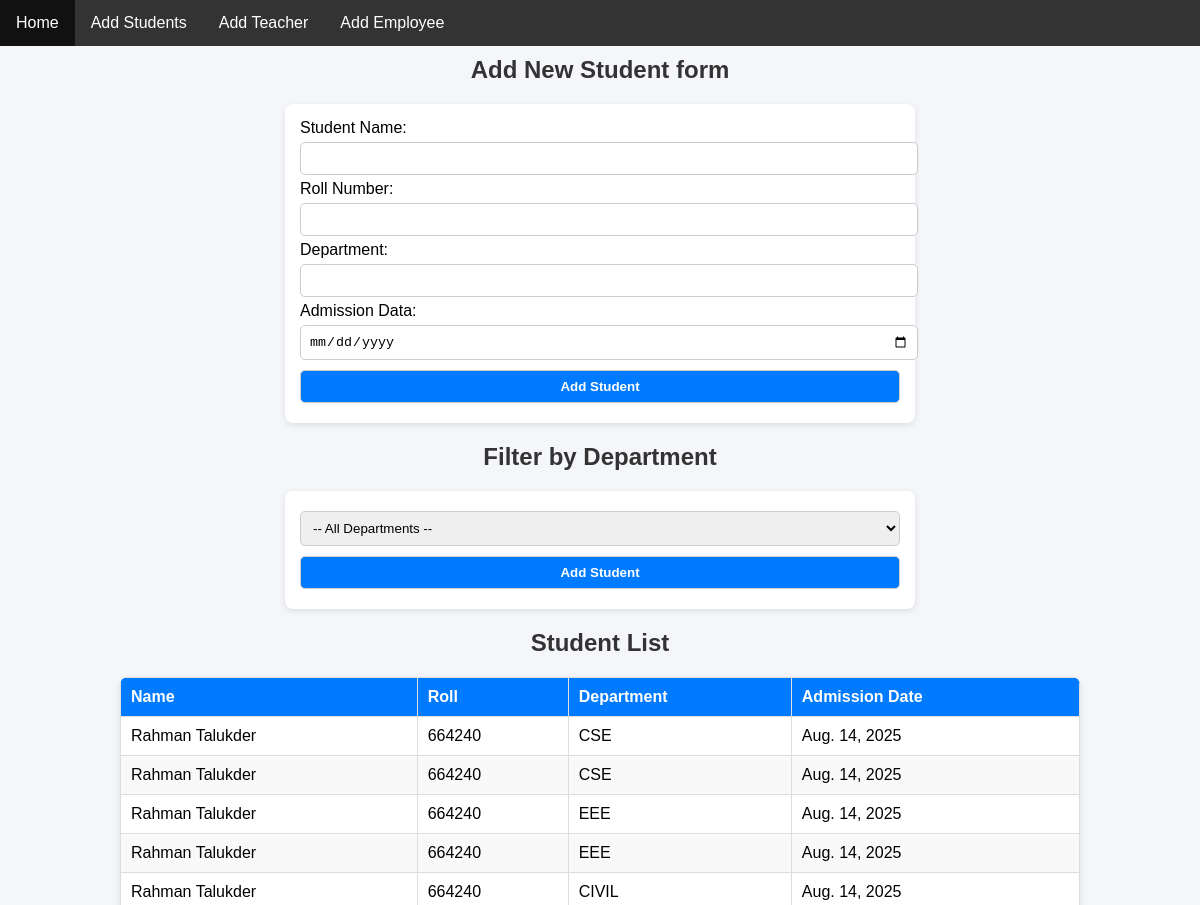
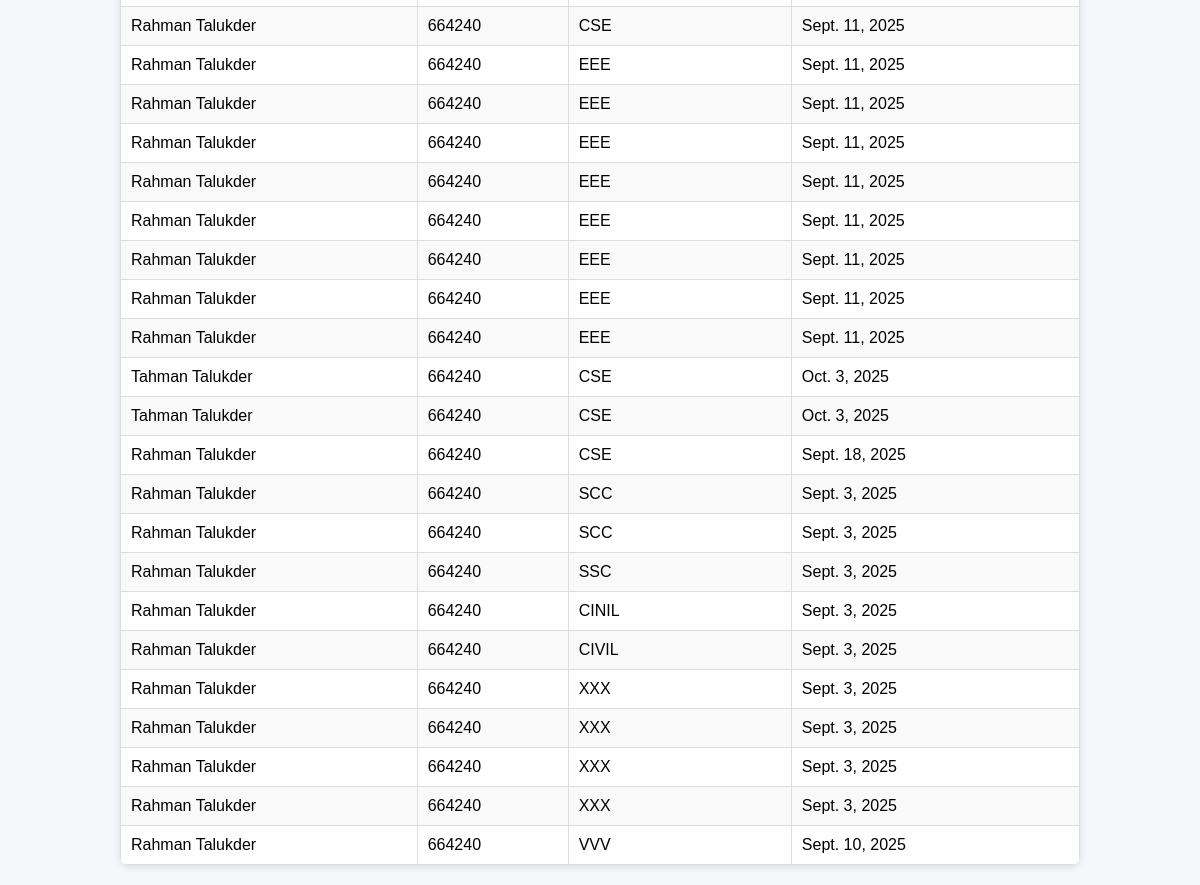
Page /StudentPages on the committed database (2 pictures, top to bottom).
### myapp/models.py (models this page shows)
class StudentModel(models.Model):
    name=models.CharField(max_length=50,null=True)
    department=models.CharField(max_length=50,null=True)
    roll=models.IntegerField(max_length=50,null=True)
    Admission=models.DateField(null=True)

### myapp/views.py (the view, shortened to what this page needs)
# urls.py: path('StudentPages',StudentPages,name="StudentPages"),
def StudentPages(request):
    department = StudentModel.objects.values_list("department", flat=True).distinct()
    selected_department = request.GET.get("department")
    if selected_department:
        student = StudentModel.objects.filter(department=selected_department)
    else:
        student = StudentModel.objects.all()
    context = {
        'student': student,
        'department': department,
        'selected_department': selected_department,
    }
    return render(request, "StudentPages.html", context)

### Templates/StudentPages.html (shortened to what this page needs)
<!DOCTYPE html>
<html lang="en">
<head>
</head>
<body>
{% include "navbar.html"%}
  <h2>Add New Student form </h2>
  <form method="POST">
    <lebel fro="">Student Name:</lebel>
    <input type="text" name="name" required>
    <lebel fro="">Roll Number:</lebel>
    <input type="text" name="roll" required>
    <lebel fro="">Department:</lebel>
    <input type="text" name="Department"  required>
    <lebel fro="">Admission Data:</lebel>
    <input type="date" name="Admission" required>
    <button type="submit">Add Student</button>
  </form>
  <h2>Filter by Department</h2>
  <form method="GET">
    <select name="department" ">
      <option value="">-- All Departments --</option>
    </select>
    <button type="submit">Add Student</button>
  </form>
  <h2>Student List</h2>
  <table>
    <thead>
      <tr>
        <th>Name</th>
        <th>Roll</th>
        <th>Department</th>
        <th>Admission Date</th>
      </tr>
    </thead>
    <tbody>
      {% for s in student %}
      <tr>
        <td>{{ s.name }}</td>
        <td>{{ s.roll }}</td>
        <td>{{ s.department }}</td>
        <td>{{ s.Admission }}</td>
      </tr>
      {% endfor %}
    </tbody>
  </table>
</body>
</html>

### Templates/navbar.html
<ul>
  <li><a href="{% url 'DashboardPages'%}">Home</a></li>
  <li><a href="{% url 'StudentPages' %}">Add Students</a></li>
  <li><a href="{% url 'TeacherPages' %}">Add Teacher</a></li>
  <li><a href="{% url 'emlpoyeePages' %}"">Add Employee</a></li>
</ul>

### Templates/StudentPages.html (style rules this page uses)
body { font-family: Arial, sans-serif; background-color: #f4f6f9; margin: 0; padding: 20px; text-align: center; }
h2 { margin-bottom: 10px; color: #333; }
form { background: #fff; padding: 15px; border-radius: 8px; box-shadow: 0 2px 6px rgba(0,0,0,0.1); margin: 20px auto; width: 50%; text-align: left; }
form input, form select, form button { padding: 8px; margin: 5px 0; width: 100%; border: 1px solid #ccc; border-radius: 5px; }
form button { background: #007bff; color: white; font-weight: bold; cursor: pointer; }
table { width: 80%; border-collapse: collapse; background: #fff; margin: 20px auto; border-radius: 8px; overflow: hidden; box-shadow: 0 2px 6px rgba(0,0,0,0.1); }
th, td { border: 1px solid #ddd; padding: 10px; text-align: left; }
th { background: #007bff; color: white; }
tr:nth-child(even) { background: #f9f9f9; }
body { margin: 0; padding: 0; }
h2, p { margin: 10px; }
ul { list-style-type: none; margin: 0; padding: 0; overflow: hidden; background-color: #333333; }
ul li { float: left; }
ul li a { display: block; color: white; text-align: center; padding: 14px 16px; text-decoration: none; }

### rows in the picture
StudentModel: name "Rahman Talukder", roll "664240", department "CSE", Admission "Aug. 14, 2025"
StudentModel: name "Rahman Talukder", roll "664240", department "CSE", Admission "Aug. 14, 2025"
StudentModel: name "Rahman Talukder", roll "664240", department "EEE", Admission "Aug. 14, 2025"
StudentModel: name "Rahman Talukder", roll "664240", department "EEE", Admission "Aug. 14, 2025"
StudentModel: name "Rahman Talukder", roll "664240", department "CIVIL", Admission "Aug. 14, 2025"
StudentModel: name "Rahman Talukder", roll "664240", department "CSE", Admission "Sept. 11, 2025"
StudentModel: name "Rahman Talukder", roll "664240", department "EEE", Admission "Sept. 11, 2025"
StudentModel: name "Rahman Talukder", roll "664240", department "EEE", Admission "Sept. 11, 2025"
StudentModel: name "Rahman Talukder", roll "664240", department "EEE", Admission "Sept. 11, 2025"
StudentModel: name "Rahman Talukder", roll "664240", department "EEE", Admission "Sept. 11, 2025"
StudentModel: name "Rahman Talukder", roll "664240", department "EEE", Admission "Sept. 11, 2025"
StudentModel: name "Rahman Talukder", roll "664240", department "EEE", Admission "Sept. 11, 2025"
StudentModel: name "Rahman Talukder", roll "664240", department "EEE", Admission "Sept. 11, 2025"
StudentModel: name "Rahman Talukder", roll "664240", department "EEE", Admission "Sept. 11, 2025"
StudentModel: name "Tahman Talukder", roll "664240", department "CSE", Admission "Oct. 3, 2025"
StudentModel: name "Tahman Talukder", roll "664240", department "CSE", Admission "Oct. 3, 2025"
StudentModel: name "Rahman Talukder", roll "664240", department "CSE", Admission "Sept. 18, 2025"
StudentModel: name "Rahman Talukder", roll "664240", department "SCC", Admission "Sept. 3, 2025"
StudentModel: name "Rahman Talukder", roll "664240", department "SCC", Admission "Sept. 3, 2025"
StudentModel: name "Rahman Talukder", roll "664240", department "SSC", Admission "Sept. 3, 2025"
StudentModel: name "Rahman Talukder", roll "664240", department "CINIL", Admission "Sept. 3, 2025"
StudentModel: name "Rahman Talukder", roll "664240", department "CIVIL", Admission "Sept. 3, 2025"
StudentModel: name "Rahman Talukder", roll "664240", department "XXX", Admission "Sept. 3, 2025"
StudentModel: name "Rahman Talukder", roll "664240", department "XXX", Admission "Sept. 3, 2025"
StudentModel: name "Rahman Talukder", roll "664240", department "XXX", Admission "Sept. 3, 2025"
StudentModel: name "Rahman Talukder", roll "664240", department "XXX", Admission "Sept. 3, 2025"
StudentModel: name "Rahman Talukder", roll "664240", department "VVV", Admission "Sept. 10, 2025"
